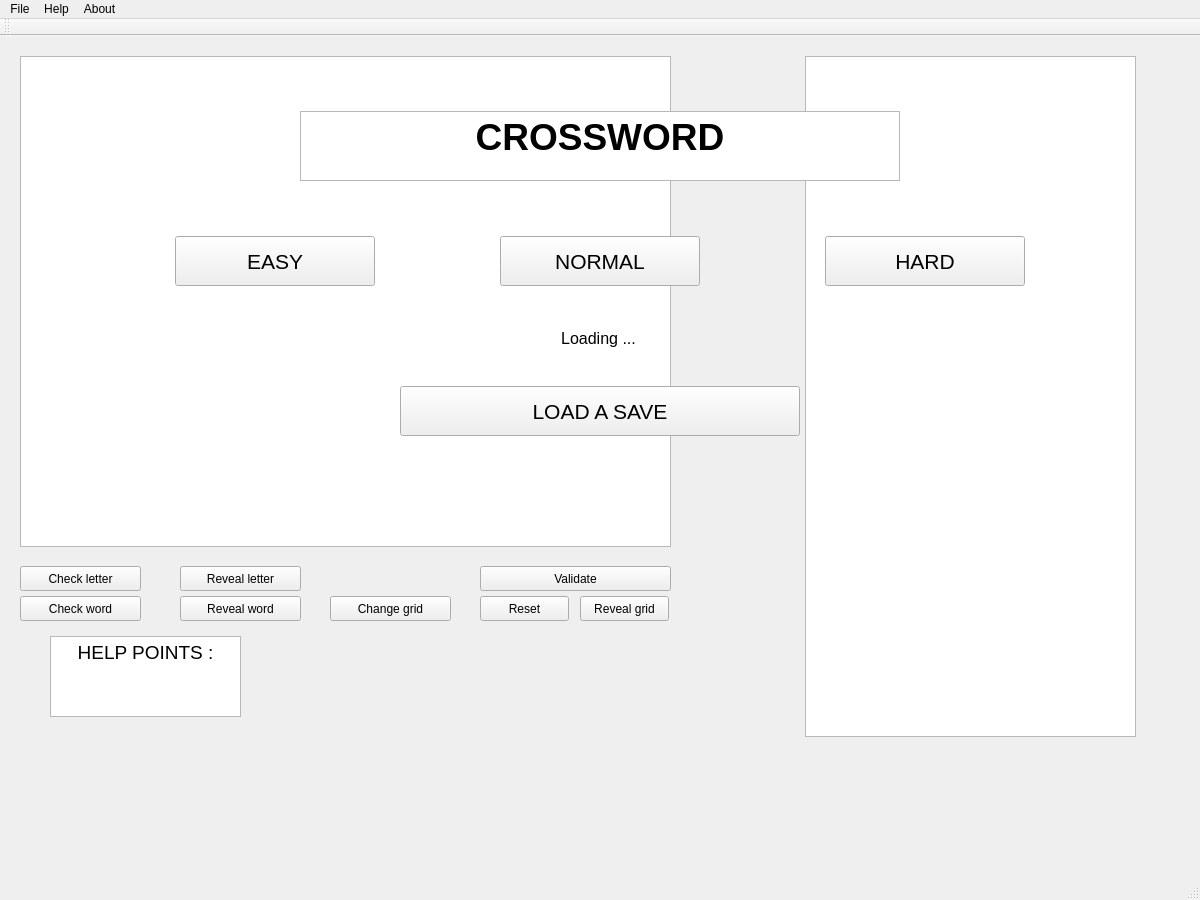
<?xml version="1.0" encoding="UTF-8"?>
<ui version="4.0">
 <class>MainWindow</class>
 <widget class="QMainWindow" name="MainWindow">
  <property name="geometry">
   <rect>
    <x>0</x>
    <y>0</y>
    <width>1200</width>
    <height>900</height>
   </rect>
  </property>
  <property name="windowTitle">
   <string>MainWindow</string>
  </property>
  <widget class="QWidget" name="centralwidget">
   <widget class="QTableView" name="gridTable">
    <property name="geometry">
     <rect>
      <x>20</x>
      <y>20</y>
      <width>651</width>
      <height>491</height>
     </rect>
    </property>
   </widget>
   <widget class="QPushButton" name="revealGrid">
    <property name="geometry">
     <rect>
      <x>580</x>
      <y>560</y>
      <width>89</width>
      <height>25</height>
     </rect>
    </property>
    <property name="text">
     <string>Reveal grid</string>
    </property>
   </widget>
   <widget class="QPushButton" name="validateGrid">
    <property name="geometry">
     <rect>
      <x>480</x>
      <y>530</y>
      <width>191</width>
      <height>25</height>
     </rect>
    </property>
    <property name="text">
     <string>Validate</string>
    </property>
   </widget>
   <widget class="QPushButton" name="checkWord">
    <property name="geometry">
     <rect>
      <x>20</x>
      <y>560</y>
      <width>121</width>
      <height>25</height>
     </rect>
    </property>
    <property name="text">
     <string>Check word</string>
    </property>
   </widget>
   <widget class="QPushButton" name="checkLetter">
    <property name="geometry">
     <rect>
      <x>20</x>
      <y>530</y>
      <width>121</width>
      <height>25</height>
     </rect>
    </property>
    <property name="text">
     <string>Check letter</string>
    </property>
   </widget>
   <widget class="QPushButton" name="revealLetter">
    <property name="geometry">
     <rect>
      <x>180</x>
      <y>530</y>
      <width>121</width>
      <height>25</height>
     </rect>
    </property>
    <property name="text">
     <string>Reveal letter</string>
    </property>
   </widget>
   <widget class="QPushButton" name="revealword">
    <property name="geometry">
     <rect>
      <x>180</x>
      <y>560</y>
      <width>121</width>
      <height>25</height>
     </rect>
    </property>
    <property name="text">
     <string>Reveal word</string>
    </property>
   </widget>
   <widget class="QPushButton" name="Restart">
    <property name="geometry">
     <rect>
      <x>480</x>
      <y>560</y>
      <width>89</width>
      <height>25</height>
     </rect>
    </property>
    <property name="text">
     <string>Reset</string>
    </property>
   </widget>
   <widget class="QTableView" name="gridNumber">
    <property name="geometry">
     <rect>
      <x>20</x>
      <y>20</y>
      <width>651</width>
      <height>491</height>
     </rect>
    </property>
   </widget>
   <widget class="QTableView" name="tableDef">
    <property name="geometry">
     <rect>
      <x>805</x>
      <y>20</y>
      <width>331</width>
      <height>681</height>
     </rect>
    </property>
   </widget>
   <widget class="QTextBrowser" name="title">
    <property name="geometry">
     <rect>
      <x>300</x>
      <y>75</y>
      <width>600</width>
      <height>70</height>
     </rect>
    </property>
    <property name="html">
     <string>&lt;!DOCTYPE HTML PUBLIC &quot;-//W3C//DTD HTML 4.0//EN&quot; &quot;http://www.w3.org/TR/REC-html40/strict.dtd&quot;&gt;
&lt;html&gt;&lt;head&gt;&lt;meta name=&quot;qrichtext&quot; content=&quot;1&quot; /&gt;&lt;style type=&quot;text/css&quot;&gt;
p, li { white-space: pre-wrap; }
&lt;/style&gt;&lt;/head&gt;&lt;body style=&quot; font-family:'MS Shell Dlg 2'; font-size:7.8pt; font-weight:400; font-style:normal;&quot;&gt;
&lt;p align=&quot;center&quot; style=&quot; margin-top:0px; margin-bottom:0px; margin-left:0px; margin-right:0px; -qt-block-indent:0; text-indent:0px;&quot;&gt;&lt;span style=&quot; font-size:28pt; font-weight:600;&quot;&gt;CROSSWORD&lt;/span&gt;&lt;/p&gt;&lt;/body&gt;&lt;/html&gt;</string>
    </property>
   </widget>
   <widget class="QPushButton" name="easyButton">
    <property name="geometry">
     <rect>
      <x>175</x>
      <y>200</y>
      <width>200</width>
      <height>50</height>
     </rect>
    </property>
    <property name="font">
     <font>
      <pointsize>16</pointsize>
     </font>
    </property>
    <property name="text">
     <string>EASY</string>
    </property>
   </widget>
   <widget class="QPushButton" name="normalButton">
    <property name="geometry">
     <rect>
      <x>500</x>
      <y>200</y>
      <width>200</width>
      <height>50</height>
     </rect>
    </property>
    <property name="font">
     <font>
      <pointsize>16</pointsize>
     </font>
    </property>
    <property name="text">
     <string>NORMAL</string>
    </property>
   </widget>
   <widget class="QPushButton" name="hardButton">
    <property name="geometry">
     <rect>
      <x>825</x>
      <y>200</y>
      <width>200</width>
      <height>50</height>
     </rect>
    </property>
    <property name="font">
     <font>
      <pointsize>16</pointsize>
     </font>
    </property>
    <property name="text">
     <string>HARD</string>
    </property>
   </widget>
   <widget class="QPushButton" name="actionLoad">
    <property name="geometry">
     <rect>
      <x>400</x>
      <y>350</y>
      <width>400</width>
      <height>50</height>
     </rect>
    </property>
    <property name="font">
     <font>
      <pointsize>16</pointsize>
     </font>
    </property>
    <property name="text">
     <string>LOAD A SAVE</string>
    </property>
   </widget>
   <widget class="QLabel" name="loadInformation">
    <property name="geometry">
     <rect>
      <x>538</x>
      <y>270</y>
      <width>121</width>
      <height>64</height>
     </rect>
    </property>
    <property name="font">
     <font>
      <pointsize>12</pointsize>
     </font>
    </property>
    <property name="text">
     <string>Loading ...</string>
    </property>
    <property name="alignment">
     <set>Qt::AlignCenter</set>
    </property>
    <property name="margin">
     <number>0</number>
    </property>
   </widget>
   <widget class="QTextBrowser" name="helpPoints">
    <property name="geometry">
     <rect>
      <x>50</x>
      <y>600</y>
      <width>191</width>
      <height>81</height>
     </rect>
    </property>
    <property name="html">
     <string>&lt;!DOCTYPE HTML PUBLIC &quot;-//W3C//DTD HTML 4.0//EN&quot; &quot;http://www.w3.org/TR/REC-html40/strict.dtd&quot;&gt;
&lt;html&gt;&lt;head&gt;&lt;meta name=&quot;qrichtext&quot; content=&quot;1&quot; /&gt;&lt;style type=&quot;text/css&quot;&gt;
p, li { white-space: pre-wrap; }
&lt;/style&gt;&lt;/head&gt;&lt;body style=&quot; font-family:'MS Shell Dlg 2'; font-size:7.8pt; font-weight:400; font-style:normal;&quot;&gt;
&lt;p align=&quot;center&quot; style=&quot; margin-top:0px; margin-bottom:0px; margin-left:0px; margin-right:0px; -qt-block-indent:0; text-indent:0px;&quot;&gt;&lt;span style=&quot; font-size:14pt;&quot;&gt;HELP POINTS :&lt;/span&gt;&lt;/p&gt;&lt;/body&gt;&lt;/html&gt;</string>
    </property>
   </widget>
   <widget class="QPushButton" name="changeGrid">
    <property name="geometry">
     <rect>
      <x>330</x>
      <y>560</y>
      <width>121</width>
      <height>25</height>
     </rect>
    </property>
    <property name="text">
     <string>Change grid</string>
    </property>
   </widget>
  </widget>
  <widget class="QMenuBar" name="menubar">
   <property name="geometry">
    <rect>
     <x>0</x>
     <y>0</y>
     <width>1200</width>
     <height>26</height>
    </rect>
   </property>
   <widget class="QMenu" name="menuFile">
    <property name="title">
     <string>File</string>
    </property>
    <addaction name="actionSave"/>
    <addaction name="actionQuit"/>
   </widget>
   <widget class="QMenu" name="menuHelp">
    <property name="title">
     <string>Help</string>
    </property>
    <addaction name="actionThe_Rules"/>
   </widget>
   <widget class="QMenu" name="menuAbout">
    <property name="title">
     <string>About</string>
    </property>
    <addaction name="actionAbout_the_Project"/>
    <addaction name="actionAbout_Qt"/>
   </widget>
   <addaction name="menuFile"/>
   <addaction name="menuHelp"/>
   <addaction name="menuAbout"/>
  </widget>
  <widget class="QStatusBar" name="statusbar"/>
  <widget class="QToolBar" name="toolBar">
   <property name="windowTitle">
    <string>toolBar</string>
   </property>
   <attribute name="toolBarArea">
    <enum>TopToolBarArea</enum>
   </attribute>
   <attribute name="toolBarBreak">
    <bool>false</bool>
   </attribute>
  </widget>
  <action name="actionOpen">
   <property name="text">
    <string>Open</string>
   </property>
  </action>
  <action name="actionSave">
   <property name="text">
    <string>Save</string>
   </property>
  </action>
  <action name="actionQuit">
   <property name="text">
    <string>Quit</string>
   </property>
  </action>
  <action name="actionAbout_the_Project">
   <property name="text">
    <string>About the Project</string>
   </property>
  </action>
  <action name="actionThe_Rules">
   <property name="text">
    <string>The Rules</string>
   </property>
  </action>
  <action name="actionEasy">
   <property name="text">
    <string>Easy</string>
   </property>
  </action>
  <action name="actionMedium">
   <property name="text">
    <string>Normal</string>
   </property>
  </action>
  <action name="actionHard">
   <property name="text">
    <string>Hard</string>
   </property>
  </action>
  <action name="actionAbout_Qt">
   <property name="text">
    <string>About Qt</string>
   </property>
  </action>
 </widget>
 <resources/>
 <connections/>
</ui>
